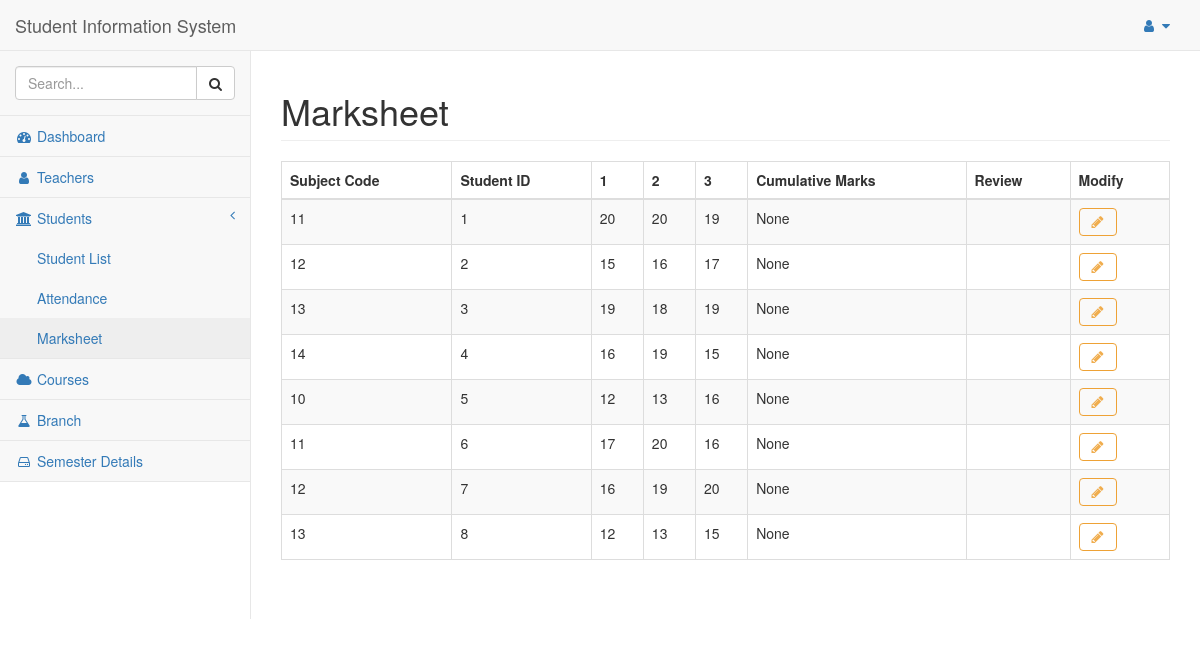
Page /marksheet (signed in) on the earlier database version.
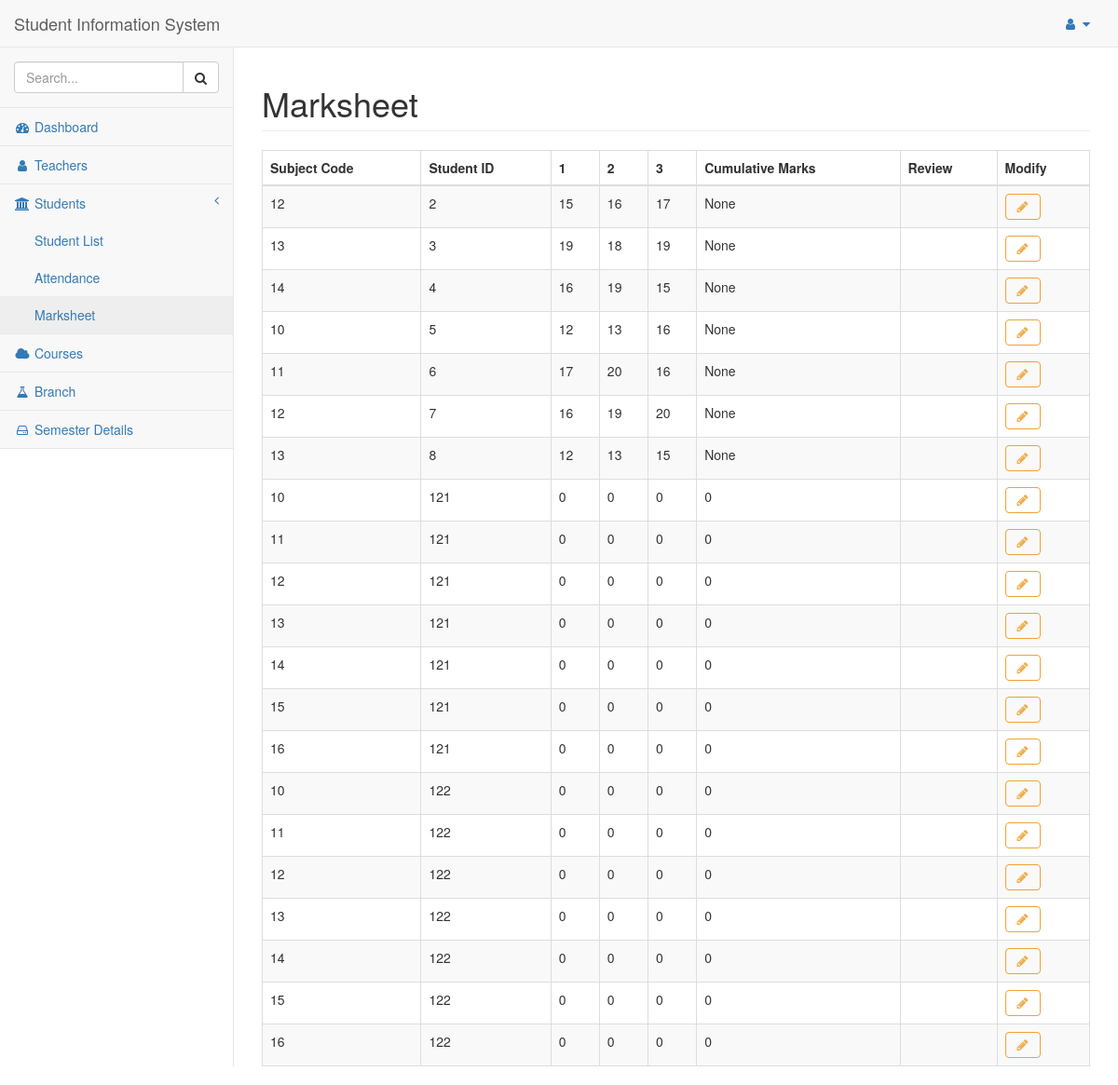
Same page on the later database version.
### tables this page shows
CREATE TABLE Marksheet
(
 sub_code   integer NOT NULL ,
 student_id integer NOT NULL ,
 t1         integer unsigned NULL ,
 t2         integer unsigned NULL ,
 t3         integer unsigned NULL ,
 cm         integer unsigned NULL ,
 review     text NOT NULL ,
PRIMARY KEY (sub_code, student_id),
FOREIGN KEY  (sub_code) REFERENCES Subject (sub_code) ON DELETE CASCADE ON UPDATE CASCADE,
FOREIGN KEY (student_id) REFERENCES Student (student_id) ON DELETE CASCADE ON UPDATE CASCADE
);

### flaskapp.py (the view)
@app.route("/marksheet")
def marksheet():
    global ID
    if not session.get('logged_in'):
        return login()
    else:
        entry_list = query_db("SELECT * FROM Marksheet", [])
        return render_template("marksheet.html", id=ID,
                               entry_list=entry_list)

### flaskapp.py (called while the page is built)
def get_db():
    db = getattr(g, '_database', None)
    if db is None:
        db = g._database = sqlite3.connect(DATABASE)
        db.create_function('avg', 3, average)
        db.row_factory = sqlite3.Row
    return db

def query_db(query: object, args: object,
             one: object = False) -> object:
    cur = get_db().execute(query, args)
    rv = cur.fetchall()
    cur.close()
    return (rv[0] if rv else None) if one else rv

@app.teardown_appcontext
def close_connection(exception):
    db = getattr(g, '_database', None)
    if db is not None:
        db.close()

### templates/marksheet.html
{% extends "base.html" %}
{% block title %}Marksheet{% endblock %}
{% block content %}
  <table class="table table-striped table-bordered table-hover dataTables no-footer dtr-inline collapsed" style="width: 100%;" id="dataTables">
    <thead>
      <tr>
        <th scope="col">Subject Code</th>
        <th scope="col">Student ID</th>
        <th scope="col"><strong>1</strong></th>
        <th scope="col"><strong>2</strong></th>
        <th scope="col"><strong>3</strong></th>
        <th scope="col">Cumulative Marks</th>
        <th scope="col">Review</th>
        <th scope="col">Modify</th>
      </tr>
    </thead>
    {% for entry in entry_list: %}
      <tr>
        <td>{{ entry['sub_code'] }}</td>
        <td>{{ entry['student_id'] }}</td>
        <td>{{ entry['t1'] }}</td>
        <td>{{ entry['t2'] }}</td>
        <td>{{ entry['t3'] }}</td>
        <td>{{ entry['cm'] }}</td>
        <td>{{ entry['review'] }}</td>
        <td>
          <button type="button" class="btn btn-outline btn-warning fa fa-pencil" onclick="window.location.href='/modify/attendance/{{ entry['student_id'] }}/{{ entry['sub_code'] }}'"></button>
        </td>
      </tr>
    {% endfor %}
  </table>
{% endblock content %}

### templates/base.html (shortened to what this page needs)
<!DOCTYPE html>
<html lang="en">
  <head>
    <link href="{{ url_for('static', filename='vendor/bootstrap/css/bootstrap.min.css') }}" rel="stylesheet">
    <link href="{{ url_for('static', filename='vendor/metisMenu/metisMenu.min.css') }}" rel="stylesheet">
    <link href="{{ url_for('static', filename='dist/css/sb-admin-2.css') }}" rel="stylesheet">
    <link href="{{ url_for('static', filename='vendor/morrisjs/morris.css') }}" rel="stylesheet">
    <link rel="stylesheet" href="https://stackpath.bootstrapcdn.com/font-awesome/4.7.0/css/font-awesome.min.css">
  </head>
  <body>
    <div id="wrapper">
      <nav class="navbar navbar-default navbar-static-top" role="navigation" style="margin-bottom: 0">
        <div class="navbar-header">
          <a class="navbar-brand" href="/">Student Information System</a>
        </div>
        <ul class="nav navbar-top-links navbar-right">
          <li class="dropdown">
            <a class="dropdown-toggle" data-toggle="dropdown" href="#">
              <i class="fa fa-user fa-fw"></i> <i class="fa fa-caret-down"></i>
            </a>
      </li>
    </ul>
    <div class="navbar-default sidebar" role="navigation">
      <div class="sidebar-nav navbar-collapse">
        <ul class="nav" id="side-menu">
          <li class="sidebar-search">
            <div class="input-group custom-search-form">
              <input type="text" class="form-control" placeholder="Search...">
              <span class="input-group-btn">
                <button class="btn btn-default" type="button">
                <i class="fa fa-search"></i>
                </button>
              </span>
            </div>
          </li>
          <li>
            <a href="/"><i class="fa fa-dashboard fa-fw"></i> Dashboard</a>
          </li>
          <li>
            <a href="/teachers"><i class="fa fa-user fa-fw"></i> Teachers</a>
          </li>
          <li>
            <a href="#"><i class="fa fa-institution fa-fw"></i> Students<span class="fa arrow"></span></a>
            <ul class="nav nav-second-level">
              <li>
                <li>
                  <a href="/students">Student List</a>
                </li>
                <li>
                  <a href="/attendance">Attendance</a>
                </li>
                <li>
                  <a href="/marksheet">Marksheet</a>
                </li>
              </li>
            </ul>
          </li>
          <li>
            <a href="/courses"><i class="fa fa-cloud fa-fw"></i> Courses</a>
          </li>
          <li>
            <a href="/branch"><i class="fa fa-flask fa-fw"></i> Branch</a>
          </li>
          <li>
            <a href="/semester"><i class="fa fa-hdd-o fa-fw"></i> Semester Details</a>
          </li>
        </div>
      </nav>
      <div id="page-wrapper">
        <div class="row">
          <div class="col-lg-12">
            <h1 class="page-header">
            {% block title %}{% endblock %}
            </h1>
          </div>
        </div>
        {% block content %}{% endblock content %}
      </div>
    </body>
  </html>

Differences in the rows shown:
removed Marksheet: sub_code "11", student_id "1", t1 "20", t2 "20", t3 "19", cm "None"
added Marksheet: sub_code "10", student_id "121", t1 "0", t2 "0", t3 "0", cm "0"
added Marksheet: sub_code "11", student_id "121", t1 "0", t2 "0", t3 "0", cm "0"
added Marksheet: sub_code "12", student_id "121", t1 "0", t2 "0", t3 "0", cm "0"
added Marksheet: sub_code "13", student_id "121", t1 "0", t2 "0", t3 "0", cm "0"
added Marksheet: sub_code "14", student_id "121", t1 "0", t2 "0", t3 "0", cm "0"
added Marksheet: sub_code "15", student_id "121", t1 "0", t2 "0", t3 "0", cm "0"
added Marksheet: sub_code "16", student_id "121", t1 "0", t2 "0", t3 "0", cm "0"
added Marksheet: sub_code "10", student_id "122", t1 "0", t2 "0", t3 "0", cm "0"
added Marksheet: sub_code "11", student_id "122", t1 "0", t2 "0", t3 "0", cm "0"
added Marksheet: sub_code "12", student_id "122", t1 "0", t2 "0", t3 "0", cm "0"
added Marksheet: sub_code "13", student_id "122", t1 "0", t2 "0", t3 "0", cm "0"
added Marksheet: sub_code "14", student_id "122", t1 "0", t2 "0", t3 "0", cm "0"
added Marksheet: sub_code "15", student_id "122", t1 "0", t2 "0", t3 "0", cm "0"
added Marksheet: sub_code "16", student_id "122", t1 "0", t2 "0", t3 "0", cm "0"
